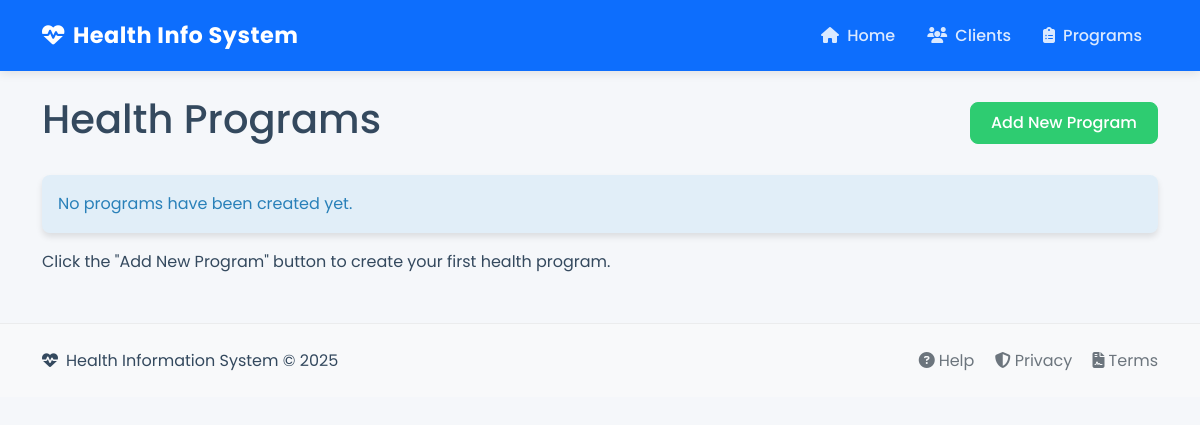
The page /programs on the database as committed earlier.
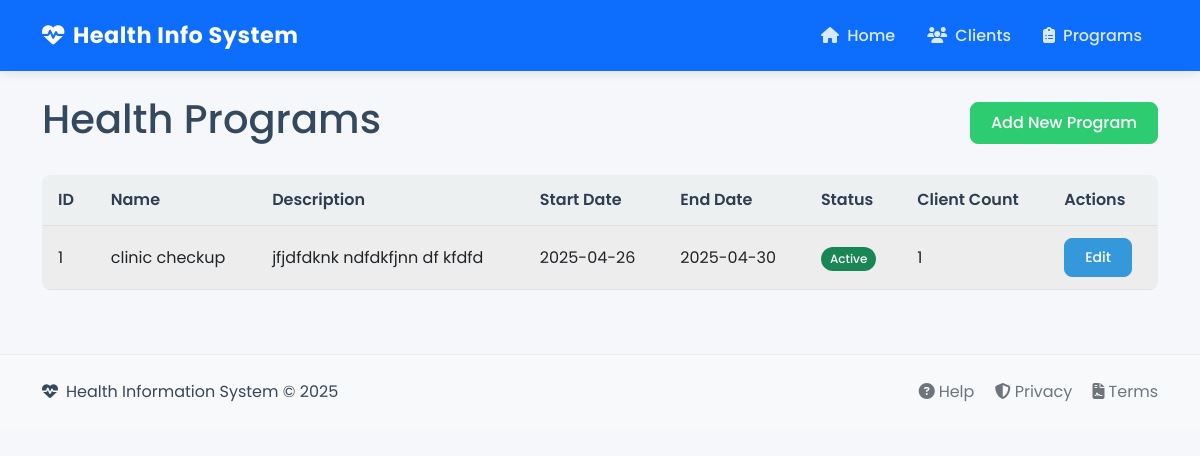
The same page on the database as committed later.
### models/program.py (models this page shows, shortened)
class Program(db.Model):
    id = db.Column(db.Integer, primary_key=True)
    name = db.Column(db.String(100), nullable=False, unique=True)
    description = db.Column(db.Text)
    start_date = db.Column(db.Date)
    end_date = db.Column(db.Date)
    active = db.Column(db.Boolean, default=True)
    created_at = db.Column(db.DateTime, default=datetime.utcnow)
    updated_at = db.Column(db.DateTime, default=datetime.utcnow, onupdate=datetime.utcnow)

### routes/web.py (the view)
@web.route('/programs')
def programs():
    programs = ProgramService.get_all_programs()
    return render_template('programs.html', programs=programs)

### services/program_service.py (called while the page is built)
    @staticmethod
    def get_all_programs():
        return Program.query.all()

### templates/programs.html (shortened to what this page needs)
{% extends 'base.html' %}
{% block content %}
<div class="d-flex justify-content-between align-items-center mb-4">
    <h1>Health Programs</h1>
    <a href="{{ url_for('web.add_program') }}" class="btn btn-success">Add New Program</a>
</div>
{% if programs %}
    <div class="table-responsive">
        <table class="table table-striped table-hover">
            <thead>
                <tr>
                    <th>ID</th>
                    <th>Name</th>
                    <th>Description</th>
                    <th>Start Date</th>
                    <th>End Date</th>
                    <th>Status</th>
                    <th>Client Count</th>
                    <th>Actions</th>
                </tr>
            </thead>
            <tbody>
                {% for program in programs %}
                <tr>
                    <td>{{ program.id }}</td>
                    <td>{{ program.name }}</td>
                    <td>{{ program.description|truncate(50) }}</td>
                    <td>{{ program.start_date|default('N/A', true) }}</td>
                    <td>{{ program.end_date|default('N/A', true) }}</td>
                    <td>
                        {% if program.active %}
                        <span class="badge bg-success">Active</span>
                        {% else %}
                        <span class="badge bg-secondary">Inactive</span>
                        {% endif %}
                    </td>
                    <td>{{ program.clients.count() }}</td>
                    <td>
                        <a href="{{ url_for('web.edit_program', program_id=program.id) }}" class="btn btn-sm btn-primary">Edit</a>
                    </td>
                </tr>
                {% endfor %}
            </tbody>
        </table>
    </div>
{% else %}
    <div class="alert alert-info">No programs have been created yet.</div>
    <p>Click the "Add New Program" button to create your first health program.</p>
{% endif %}
{% endblock %}

Rows that differ between the two databases and show on the page:
added Program: id "1", name "clinic checkup", description "jfjdfdknk ndfdkfjnn df kfdfd", start_date "2025-04-26", end_date "2025-04-30", active "Active", clients.count "1"
Other text that changed with them:
text no longer shown: "No programs have been created yet. Click the \"Add New Program\" button to create your first health program."
text now shown: "ID Name Description Start Date End Date Status Client Count Actions"
